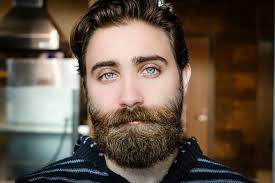
#> input picture Assignment 29/tamrin/3/im1.jpg, 275 x 183 px, found by its file name
$ python main.py
#> lines starting #> are read from the running program, lines starting #| are printed output that depends on the picture
import cv2

image = cv2.imread("tamrin/3/im1.jpg",0)
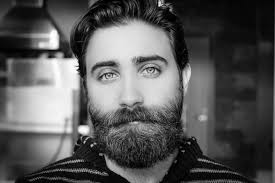
#> image: shape (183, 275); min 0, max 255, mean 86.4

result = (image / (255 - cv2.GaussianBlur(255 - image,(21,21), 0))) * 255
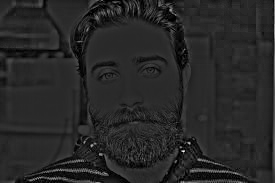
#> result: shape (183, 275) float64; min 0, max 1555.5, mean 245.6; drawn with min black and max white

cv2.imwrite("tamrin/3/output_3.jpg", result)
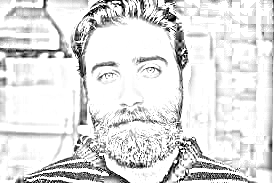
#> saved as output_3.jpg: shape (183, 275); min 0, max 255, mean 224
